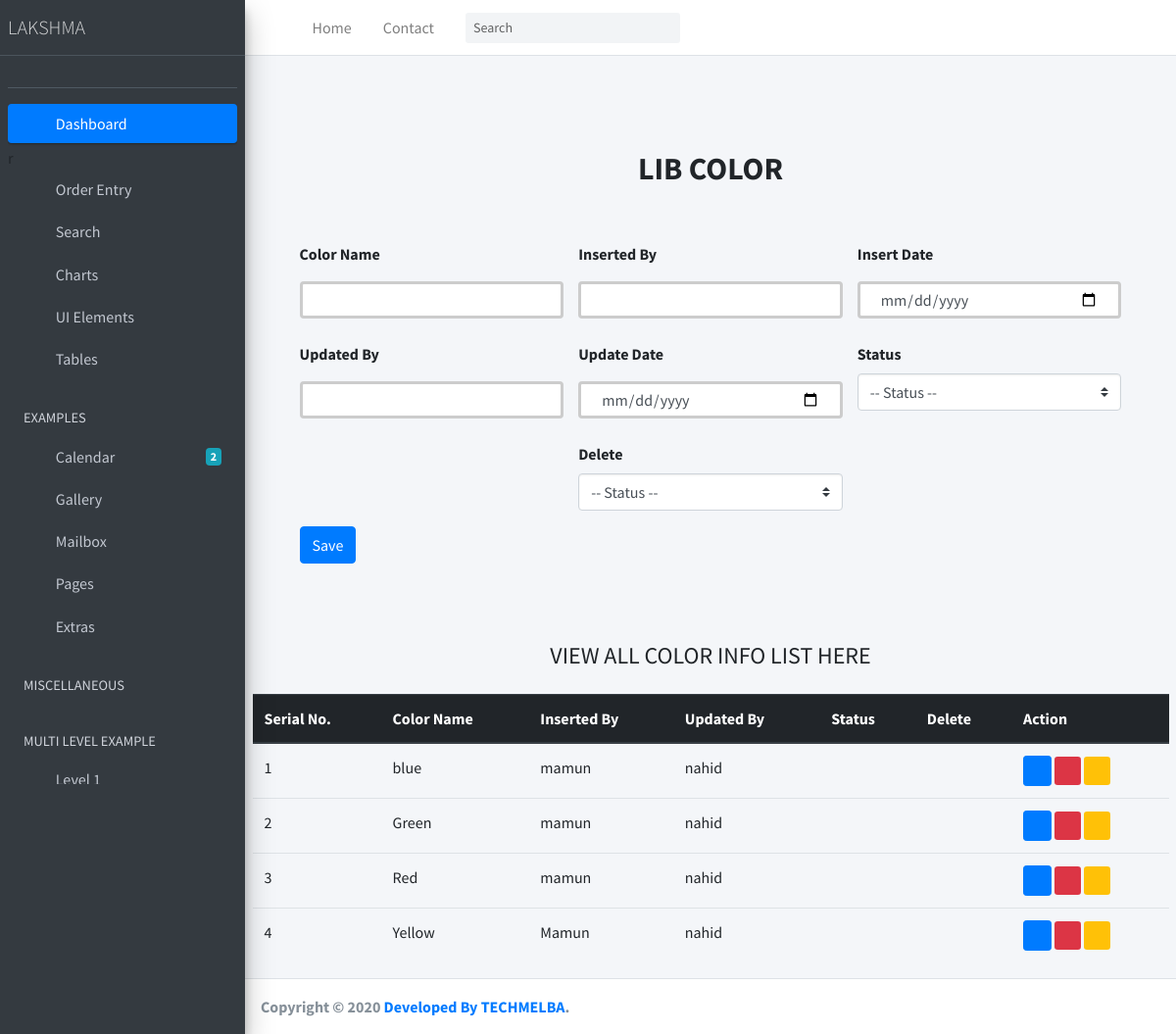
/lib_color/, run on the app's committed database.
### Lakshma_ERP_App/models.py (models this page shows, shortened)
class LibColor(models.Model):
    DELETED = (
        ('Yes', 'Yes'),
        ('No', 'No'),
    )
    STATUS = (
        ('Active', 'Active'),
        ('Inactive', 'Inactive'),
    )
    color_name = models.CharField(max_length=200, null=True)
    inserted_by = models.CharField(max_length=120, null=True)
    insert_date = models.DateTimeField(default=now)
    updated_by = models.CharField(max_length=120, null=True)
    update_date = models.DateTimeField(default=now)
    status_active = models.CharField(max_length=20, choices=STATUS, default=0, null=True)
    is_deleted = models.CharField(max_length=20, choices=DELETED, default=1, null=True)

### Lakshma_ERP_App/views.py (the view, shortened to what this page needs)
# urls.py: path('lib_color/', LibColorInfo.as_view(), name='LibColorInfo'),
class LibColorInfo(View):
    def get(self, request):
        colors = LibColor.objects.all()
        context = {
            'colors':colors
        }
        return render(request, 'Order_Entry/lib_color.html', context)

### templates/Order_Entry/lib_color.html (shortened to what this page needs)
{% extends 'index.html' %}
{% block body %}
<div class="container p-5 bg-color">
    <div class="py-5 text-center">
      <h2 class="text-uppercase font-weight-bold">LIB COLOR</h2>
    </div>
    <div class="col-md-12 order-md-1 mb-2">
      <form class="needs-validation " method="post" action="" enctype="multipart/form-data">
        <div class="row justify-content-center">
           <div class="col-md-4 mb-3">
            <label for="color_name ">Color Name</label>
            <input
            name="color_name  "
              type="text"
              class="form-control"
              id="color_name     "
              placeholder=""
              value=""
              required=""
            />
          </div>
          <div class="col-md-4 mb-3">
            <label for="inserted_by    ">Inserted By</label>
            <input
              name="inserted_by    "
              type="text"
              class="form-control"
              id="inserted_by    "
              placeholder=""
              value=""
            />
          </div>
          <div class="col-md-4 mb-3">
            <label for="insert_date    ">Insert Date</label>
            <input
              name="insert_date    "
              type="date"
              class="form-control"
              id="insert_date    "
              placeholder=""
              value=""
            />
          </div>
          <div class="col-md-4 mb-3">
            <label for="updated_by    ">Updated By</label>
            <input
              name="updated_by    "
              type="text"
              class="form-control"
              id="updated_by    "
              placeholder=""
              value=""
            />
          </div>
          <div class="col-md-4 mb-3">
            <label for="update_date    ">Update Date</label>
            <input
              name="update_date    "
              type="date"
              class="form-control"
              id="update_date    "
              placeholder=""
              value=""
            />
          </div>
          <div class="col-md-4 mb-3">
            <label for="status_active    ">Status</label>
            <select
            name="status_active "
            class="custom-select d-block w-100"
            id="status_active "
          >
          <option value="">-- Status --</option>
          </select>
          </div>
          <div class="col-md-4 mb-3">
            <label for="is_deleted     ">Delete</label>
            <select
            name="is_deleted  "
            class="custom-select d-block w-100"
            id="is_deleted  "
          >
          <option value="">-- Status --</option>
          </select>
          </div>
        </div>
        <button type="submit" class="btn btn-primary">Save</button>
      </form>
    </div>
    </div>
    <div class="container mt-4 ">
      <h4 class="text-center mb-4">VIEW ALL COLOR INFO LIST HERE</h4>
      <div class="table-responsive">
      <table class="table table-hover">
        <thead class="thead-dark">
          <tr>
            <th scope="col">Serial No.</th>
            <th scope="col">Color Name</th>
            <th scope="col">Inserted By </th>
            <th scope="col">Updated By</th>
            <th scope="col">Status</th>
            <th scope="col">Delete</th>
            <th scope="col">Action </th>
          </tr>
        </thead>
        <tbody>
          {% for i in colors  %}
          <tr>
            <td>{{i.id}}</td>
            <td>{{i.color_name}}</td>
            <td>{{i.inserted_by}}</td>
            <td>{{i.updated_by}}</td>
            <td>{{i.status_active}}</td>
            <td>{{i.is_deleted}}</td>
            <td>
              <a href="/viewbuyerInfo/{{i.id}}"><i class="fas fa-eye btn btn-primary btn-sm" ></i></a>
              <a href="/editbuyerInfo/{{i.id}}"><i class="fas fa-pencil-alt btn-danger btn-sm"></i></a>
              <a href="/delete_buyer/{{i.id}}"><i class="far fa-trash-alt btn-warning btn-sm"></i></a>
            </td>
          </tr>
          {% endfor %}
        </tbody>
      </table>
      </div>
    </div>
{%endblock body%}

### templates/index.html (style rules this page uses)
input[type=text] { width: 100%; padding: 12px 20px; margin: 8px 0; box-sizing: border-box; border: 3px solid #ccc; -webkit-transition: 0.5s; transition: 0.5s; outline: none; }
input[type=date] { width: 100%; padding: 12px 20px; margin: 8px 0; box-sizing: border-box; border: 3px solid #ccc; -webkit-transition: 0.5s; transition: 0.5s; outline: none; }

### data on the page
LibColor: id "1", color_name "blue", inserted_by "mamun", updated_by "nahid"
LibColor: id "2", color_name "Green", inserted_by "mamun", updated_by "nahid"
LibColor: id "3", color_name "Red", inserted_by "mamun", updated_by "nahid"
LibColor: id "4", color_name "Yellow", inserted_by "Mamun", updated_by "nahid"
